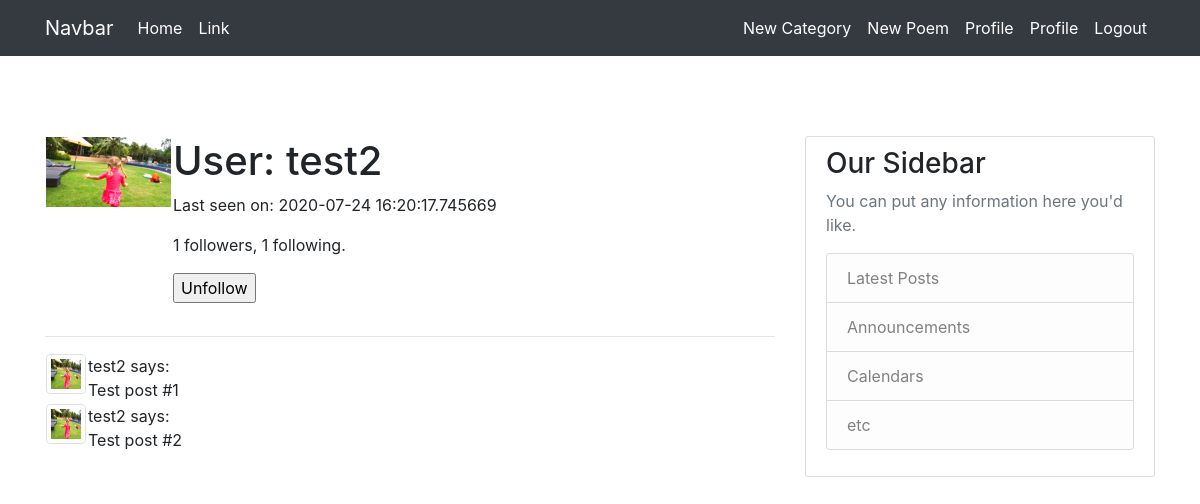
The page /user/test2 (signed in) on the database its author committed.
### app/models.py (models this page shows, shortened)
class User(UserMixin, db.Model):
    id = db.Column(db.Integer, primary_key=True)
    username = db.Column(db.String(64), index=True, unique=True)
    email = db.Column(db.String(120), index=True, unique=True)
    image_file = db.Column(db.String(120), nullable=True)
    password_hash = db.Column(db.String(128))
    about_me = db.Column(db.String(140))
    last_seen = db.Column(db.DateTime, default=datetime.utcnow)
    poems = db.relationship('Poem', backref='author', lazy='dynamic')
    followed = db.relationship(
        'User', secondary=followers,
        primaryjoin=(followers.c.follower_id == id),
        secondaryjoin=(followers.c.followed_id == id),
        backref=db.backref('followers', lazy='dynamic'), lazy='dynamic')
    def is_following(self, user):
        return self.followed.filter(
            followers.c.followed_id == user.id).count() > 0

### app/routes.py (the view)
@app.route('/user/<username>')
@login_required
def user(username):
    user = User.query.filter_by(username=username).first_or_404()
    poems = [
        {'author': user, 'body': 'Test post #1'},
        {'author': user, 'body': 'Test post #2'}
    ]
    if current_user.image_file:
        image_file = url_for('static', filename='profile_pics/' + current_user.image_file)
    else:
        image_file = None
    form = EmptyForm()
    return render_template('user.html', user=user, poems=poems, image_file=image_file, form=form)

### app/forms.py
class EmptyForm(FlaskForm):
    submit = SubmitField('Submit')

### app/models.py (called while the page is built)
@login.user_loader
def load_user(id):
    return User.query.get(int(id))

### app/routes.py (called while the page is built)
@app.before_request
def before_request():
    if current_user.is_authenticated:
        current_user.last_seen = datetime.utcnow()
        db.session.commit()

### app/templates/user.html (shortened to what this page needs)
{% extends "base.html" %}
{% block content %}
    <table>
        <tr valign="top">
            {% if image_file %}
            <td><img src="{{ image_file }}"></td>
            {% else %}
            <td><img src="{{ user.avatar(128) }}"></td>
            {% endif %}
            <td>
                <h1>User: {{ user.username }}</h1>
                {% if user.last_seen %}<p>Last seen on: {{ user.last_seen }}</p>{% endif %}
                <p>{{ user.followers.count() }} followers, {{ user.followed.count() }} following.</p>
                {% if user == current_user %}
                <p><a href="{{ url_for('edit_profile') }}">Edit your profile</a></p>
                {% else %}
                <p>
                    <form action="{{ url_for('unfollow', username=user.username) }}" method="post">
                        {{ form.submit(value='Unfollow') }}
                    </form>
                </p>
                {% endif %}
            </td>
        </tr>
    </table>
    <hr>
    {% for poem in poems %}
    <table>
        <tr valign="top">
            {% if image_file  %}
            <td><img src="{{ image_file }} " class="img-thumbnail" style="width: 40px; height: 40px;" ></td>
            {% else %}
            <td><img src="{{ user.avatar(48) }}"></td>
            {% endif %}
            <td>{{ poem.author.username }} says:<br>{{ poem.body }}</td>
        </tr>
    </table>
    {% endfor %}
{% endblock %}

### rows shown on the page
User: username "test2", last_seen "2020-07-24 16:20:17.745669", author.username "test2" "test2"

### other values the page prints
{{ user.followers.count() }} "1"
{{ user.followed.count() }} "1"
{{ poem.body }} "Test post #1" "Test post #2"
